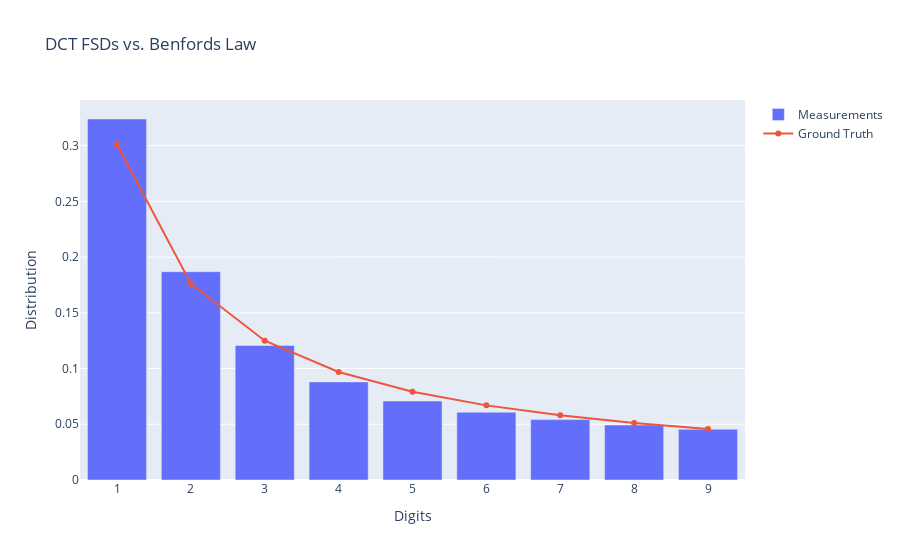

Notebook cell for this chart:
### Code cell
# Run dct on images and gather first significant digits (Fast version - numpy)
dcts = get_dct_array(images)
fsd = to_fsd(dcts, mode=FSD_FAST)

# Count fsds
fsd_count = count_fsds(fsd, base=BASE_10)

# Calculate distribution of each digit
fsd_count_dist = fsd_count / np.sum(fsd_count)

# Plot distribution against the ground truth benfords law
plot_df_comparison(fsd_count_dist, title="DCT FSDs vs. Benfords Law")

### Figure 1 — Plotly figure (JSON) as saved in the notebook; plotly's stock layout.template omitted (floating-point values rounded to 4 significant figures)
{"data": [{"name": "Measurements", "type": "bar", "x": [1, 2, 3, 4, 5, 6, 7, 8, 9], "y": [0.3238, 0.1869, 0.1206, 0.08801, 0.07087, 0.06082, 0.05416, 0.04931, 0.04549]}, {"name": "Ground Truth", "type": "scatter", "x": [1, 2, 3, 4, 5, 6, 7, 8, 9], "y": [0.301, 0.1761, 0.1249, 0.09691, 0.07918, 0.06695, 0.05799, 0.05115, 0.04576]}], "layout": {"title": {"text": "DCT FSDs vs. Benfords Law"}, "xaxis": {"title": {"text": "Digits"}}, "yaxis": {"title": {"text": "Distribution"}}}}
